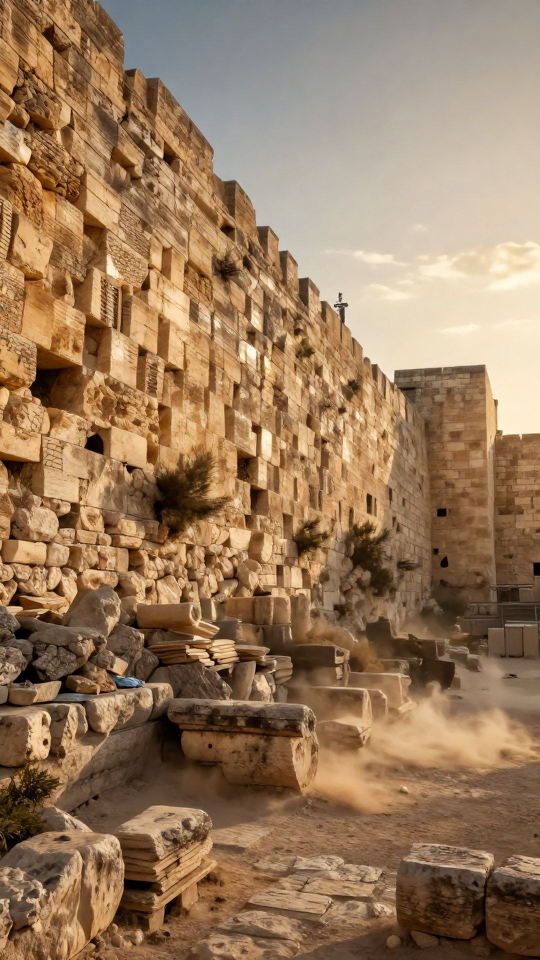
#> input picture development/Transições/1.png, 1080 x 1920 px (shown at 1/2 size)
$ python zoom.py
#> lines starting #> are read from the running program, lines starting #| are printed output that depends on the picture
import math
import numpy as np
from PIL import Image, ImageFilter
from moviepy.editor import *

# ==========================================
# CONFIGURAÇÕES
# ==========================================
IMG_1 = "1.png"
IMG_2 = "2.png"
OUTPUT_FILE = "zoom.mp4"

# Tipo de Zoom: "IN"
ZOOM_TYPE = "IN"
ZOOM_MAX_SCALE = 10.0

# Configuração do Desfoque (Plate)
BLUR_RADIUS = 30         # Quanto maior, mais borrado o fundo fica

# Resolução Vertical
WIDTH, HEIGHT = 720, 1280

# --- TEMPOS ---
T_STATIC_1    = 0.5
T_IMPULSE     = 0.4
T_ZOOM_FLIGHT = 0.5
T_RETURN      = 0.5
T_SHAKE       = 1.5

# --- FÍSICA ---
# No impulso (recuo), a imagem diminui para 0.9 (90%), revelando 10% de fundo
IMPULSE_SCALE  = 0.1
SHAKE_AMP      = 0.15
SHAKE_FREQ     = 10.0
SHAKE_DECAY    = 6.0

# ==========================================
# LÓGICA DE ANIMAÇÃO
# ==========================================

def ease_in_cubic(t): return t * t * t
def ease_out_cubic(t): return 1 - (1 - t) ** 3

# [40 lines left out: functions get_scale_clip1, get_scale_clip2, not called in this run]

# ==========================================
# GERAÇÃO DO FUNDO BORRADO
# ==========================================

def create_blurred_backdrop(image_path, width, height, radius):
    """
    Abre a imagem, redimensiona para o tamanho do vídeo,
    aplica um Blur pesado e retorna como um ImageClip.
    """
#> called with image_path = '1.png', width = 720, height = 1280, radius = 30
    print("Gerando 'Plate' (Backdrop) com desfoque...")

    # 1. Abrir com PIL
    pil_img = Image.open(image_path)
#> pil_img is the input picture: PIL image 1080x1920 RGB; mean R, G, B 151.9, 121.9, 92.2

    # 2. Redimensionar para o tamanho do vídeo (para garantir cobertura total)
    # Usamos LANCZOS para alta qualidade antes de borrar
    pil_img = pil_img.resize((width, height), Image.LANCZOS)
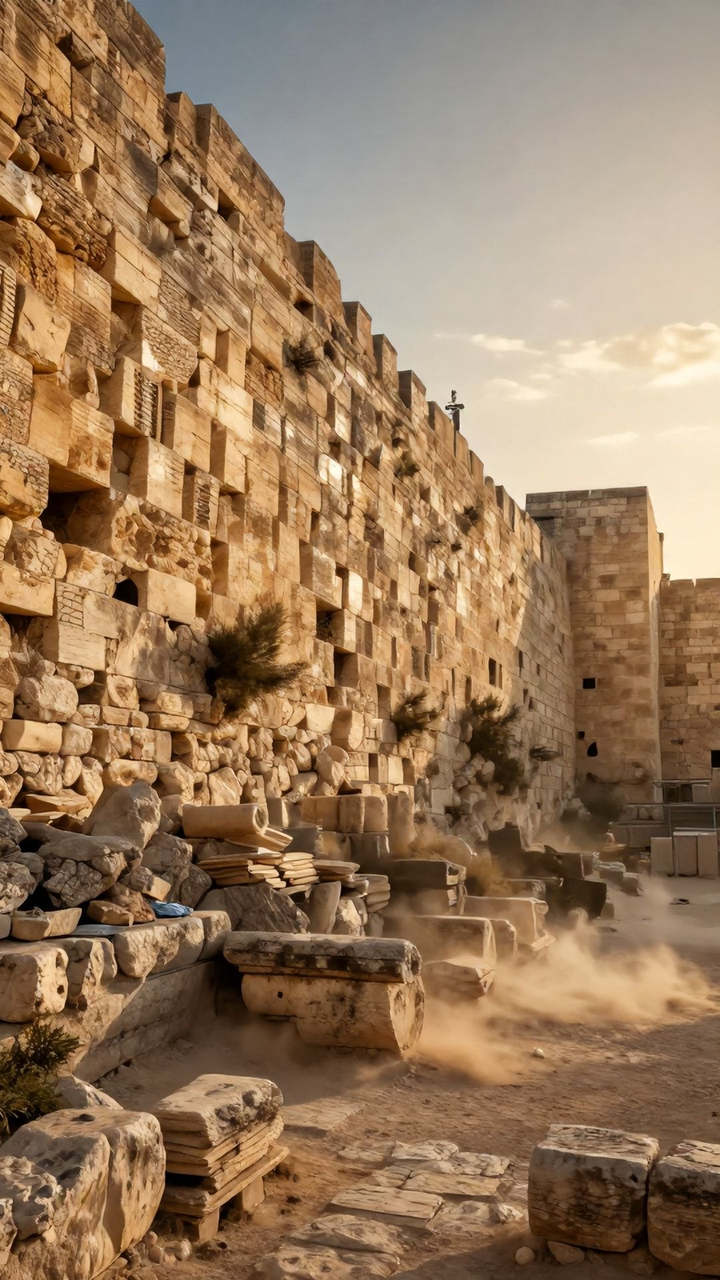
#> pil_img: PIL image 720x1280 RGB; mean R, G, B 151.9, 121.9, 92.2

    # 3. Aplicar filtro Gaussiano
    blurred_pil = pil_img.filter(ImageFilter.GaussianBlur(radius=radius))
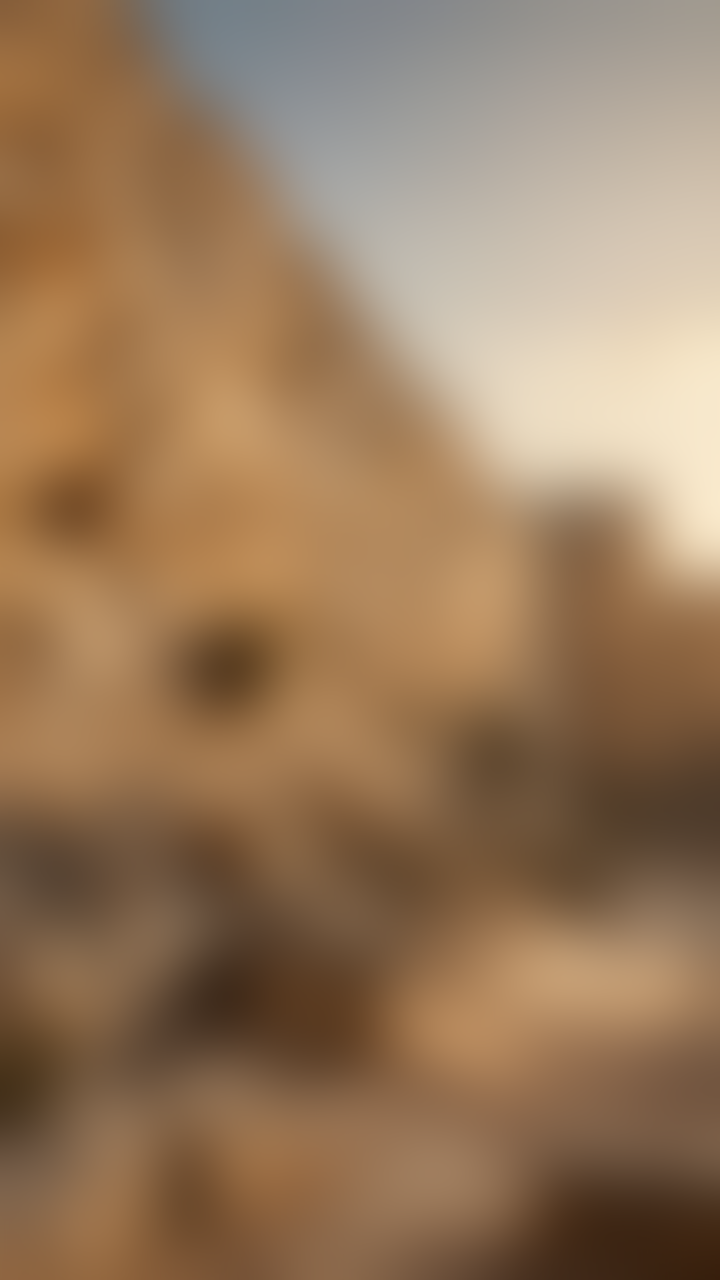
#> blurred_pil: PIL image 720x1280 RGB; mean R, G, B 151.8, 121.9, 92.2

    # 4. Converter para array numpy (formato do MoviePy)
    img_array = np.array(blurred_pil)

    return ImageClip(img_array)

# ==========================================
# MONTAGEM
# ==========================================

def create_video():
    print(f"Iniciando vídeo ZOOM com Plate Desfocado (Radius={BLUR_RADIUS})...")

    # Tempos
    cut_point = T_STATIC_1 + T_IMPULSE + T_ZOOM_FLIGHT
    start_clip2_time = cut_point
    duration_clip2 = T_RETURN + T_SHAKE + 0.5
    total_duration = start_clip2_time + duration_clip2

    try:
        # 1. CRIAR O BACKDROP (PLATE)
        # Usamos a IMG_1 como base, já que é ela que vai encolher primeiro.
        backdrop = create_blurred_backdrop(IMG_1, WIDTH, HEIGHT, BLUR_RADIUS)
        backdrop = backdrop.set_duration(total_duration)

        # 2. CLIP 1 (Animado)
        clip1 = ImageClip(IMG_1).resize(newsize=(WIDTH, HEIGHT))
        clip1 = clip1.resize(get_scale_clip1).set_position("center")
        clip1 = clip1.set_duration(cut_point)

        # 3. CLIP 2 (Animado)
        clip2 = ImageClip(IMG_2).resize(newsize=(WIDTH, HEIGHT))
        clip2 = clip2.resize(get_scale_clip2).set_position("center")
        clip2 = clip2.set_start(start_clip2_time).set_duration(duration_clip2)

        # 4. COMPOSIÇÃO
        # O segredo: backdrop fica na camada 0 (fundo), clip1 na camada 1, clip2 na camada 2.
        # Quando clip1 encolher (scale < 1.0), veremos o backdrop atrás.
        final_video = CompositeVideoClip([backdrop, clip1, clip2], size=(WIDTH, HEIGHT))

        print("Renderizando vídeo...")
        final_video.write_videofile(OUTPUT_FILE, fps=30, codec="libx264")
        print(f"Sucesso! {OUTPUT_FILE}")

    except Exception as e:
        print(f"ERRO: {e}")

if __name__ == "__main__":
    create_video()
